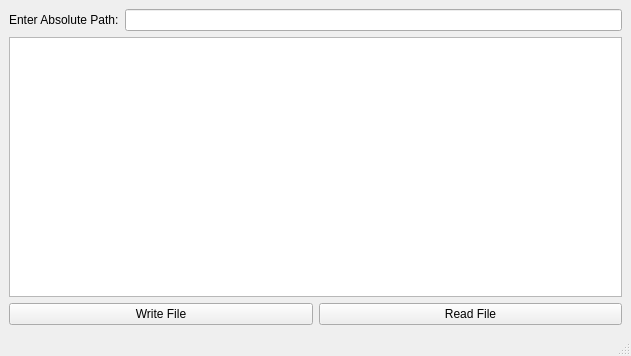
<?xml version="1.0" encoding="UTF-8"?>
<ui version="4.0">
 <class>MainWindow</class>
 <widget class="QMainWindow" name="MainWindow">
  <property name="geometry">
   <rect>
    <x>0</x>
    <y>0</y>
    <width>631</width>
    <height>356</height>
   </rect>
  </property>
  <property name="windowTitle">
   <string>MainWindow</string>
  </property>
  <widget class="QWidget" name="centralwidget">
   <layout class="QVBoxLayout" name="verticalLayout_3">
    <item>
     <layout class="QVBoxLayout" name="verticalLayout_2">
      <item>
       <layout class="QHBoxLayout" name="horizontalLayout_2">
        <item>
         <widget class="QLabel" name="label">
          <property name="text">
           <string>Enter Absolute Path:</string>
          </property>
         </widget>
        </item>
        <item>
         <widget class="QLineEdit" name="lineEdit"/>
        </item>
       </layout>
      </item>
      <item>
       <layout class="QVBoxLayout" name="verticalLayout">
        <item>
         <widget class="QPlainTextEdit" name="plainTextEdit"/>
        </item>
        <item>
         <layout class="QHBoxLayout" name="horizontalLayout">
          <item>
           <widget class="QPushButton" name="pushButton">
            <property name="text">
             <string>Write File</string>
            </property>
           </widget>
          </item>
          <item>
           <widget class="QPushButton" name="pushButton_2">
            <property name="text">
             <string>Read File</string>
            </property>
           </widget>
          </item>
         </layout>
        </item>
       </layout>
      </item>
     </layout>
    </item>
   </layout>
  </widget>
  <widget class="QMenuBar" name="menubar">
   <property name="geometry">
    <rect>
     <x>0</x>
     <y>0</y>
     <width>631</width>
     <height>24</height>
    </rect>
   </property>
  </widget>
  <widget class="QStatusBar" name="statusbar"/>
 </widget>
 <resources/>
 <connections/>
</ui>
